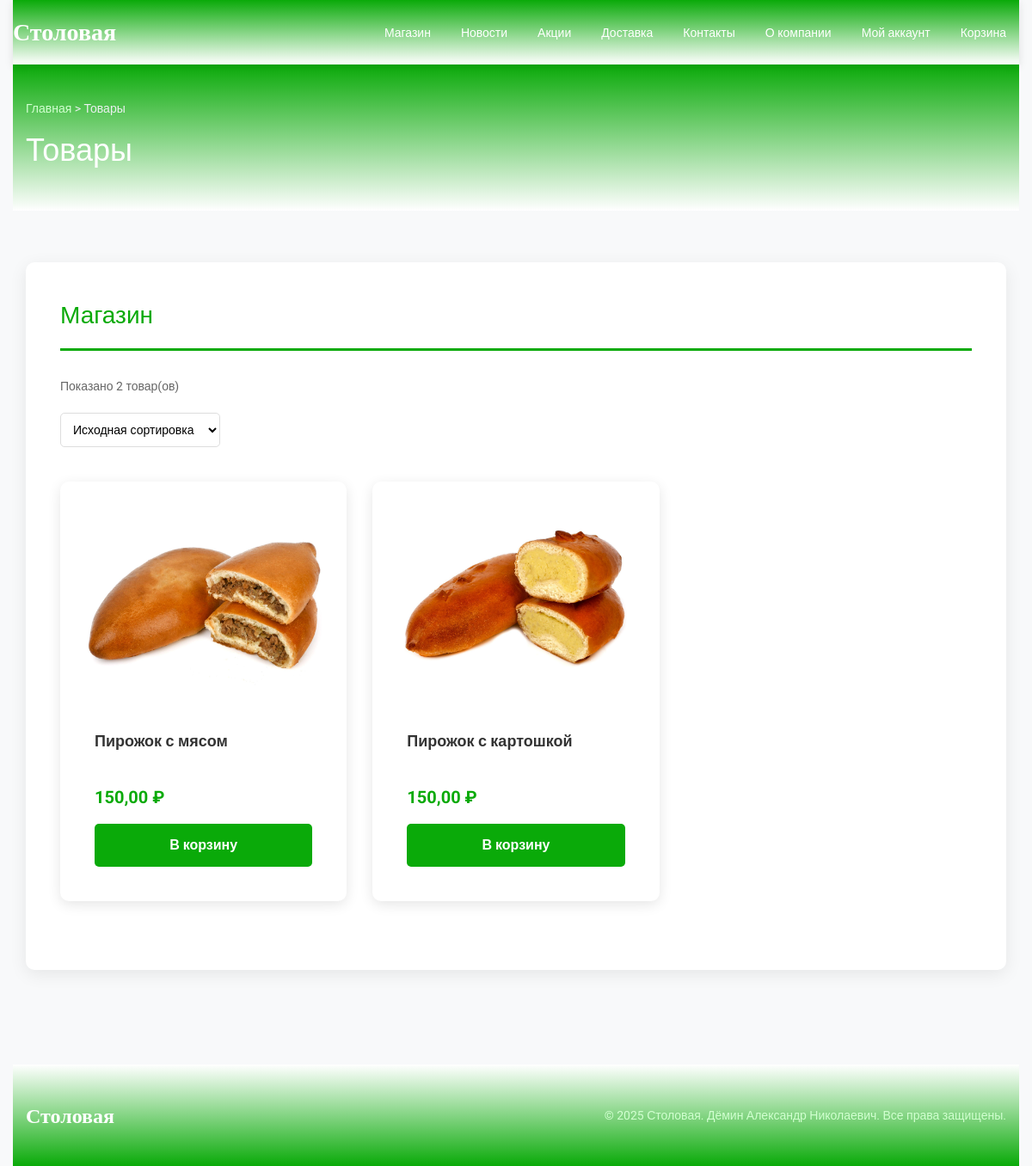
The app's page /shop/index.php with its own data.
### tables this page shows
CREATE TABLE `st_posts` (
  `ID` bigint(20) UNSIGNED NOT NULL,
  `post_author` bigint(20) UNSIGNED DEFAULT '0',
  `post_date` datetime DEFAULT NULL,
  `post_date_gmt` varchar(200) DEFAULT NULL,
  `post_content` longtext,
  `post_title` text,
  `post_excerpt` text,
  `post_status` varchar(20) DEFAULT NULL,
  `comment_status` varchar(20) DEFAULT NULL,
  `ping_status` varchar(20) DEFAULT NULL,
  `post_password` varchar(255) DEFAULT '',
  `post_name` varchar(200) DEFAULT '',
  `to_ping` text,
  `pinged` text,
  `post_modified` datetime DEFAULT NULL,
  `post_modified_gmt` varchar(200) DEFAULT NULL,
  `post_content_filtered` longtext,
  `post_parent` bigint(20) UNSIGNED DEFAULT '0',
  `guid` varchar(255) DEFAULT '',
  `menu_order` int(11) DEFAULT '0',
  `post_type` varchar(20) DEFAULT NULL,
  `post_mime_type` varchar(100) DEFAULT '',
  `comment_count` bigint(20) DEFAULT '0'
);

CREATE TABLE `st_postmeta` (
  `meta_id` bigint(20) UNSIGNED NOT NULL,
  `post_id` bigint(20) UNSIGNED NOT NULL DEFAULT '0',
  `meta_key` varchar(255) DEFAULT NULL,
  `meta_value` longtext
);

### shop/index.php (the view, shortened to what this page needs)
<?php
require_once 'configDB.php';
try {
    $products_query = $pdo->query("
        SELECT p.ID, p.post_title, p.post_content,
               wc.min_price as price,
               wc.calories as calories,
               pm_sale.meta_value as sale_price,
               pm_sku.meta_value as sku,
               pm_stock.meta_value as stock_quantity,
               pm_image.meta_value as image_id
        FROM st_posts p
        LEFT JOIN st_wc_product_meta_lookup wc ON p.ID = wc.product_id
        LEFT JOIN st_postmeta pm_sale ON (p.ID = pm_sale.post_id AND pm_sale.meta_key = '_sale_price')
        LEFT JOIN st_postmeta pm_sku ON (p.ID = pm_sku.post_id AND pm_sku.meta_key = '_sku')
        LEFT JOIN st_postmeta pm_stock ON (p.ID = pm_stock.post_id AND pm_stock.meta_key = '_stock')
        LEFT JOIN st_postmeta pm_image ON (p.ID = pm_image.post_id AND pm_image.meta_key = '_thumbnail_id')
        WHERE p.post_type = 'product' AND p.post_status = 'publish'
        ORDER BY p.post_date DESC
    ");
    $products = $products_query->fetchAll(PDO::FETCH_ASSOC);
    $total_products = count($products);
} catch (PDOException $e) {
    $products = [];
    $total_products = 0;
    error_log("Ошибка при получении товаров: " . $e->getMessage());
}
function get_product_image($image_id, $pdo) {
    try {
        $stmt = $pdo->prepare("SELECT guid FROM st_posts WHERE ID = ?");
        $stmt->execute([$image_id]);
        $image = $stmt->fetch(PDO::FETCH_ASSOC);
        return $image ? $image['guid'] : '/img/placeholder-product.jpg';
    } catch (PDOException $e) {
        return '/img/placeholder-product.jpg';
    }
}
?>
<!DOCTYPE html>
<html lang="ru-RU">
<head>
    <link rel="stylesheet" href="/style.css">
    <link rel="stylesheet" href="/styleM.css">
</head>
<body class="site-body">
    <div class="site-wrapper">
        <header class="site-header">
            <div class="header-container">
                <div class="site-logo">
                    <h3><a href="/">Столовая</a></h3>
                </div>
                <nav class="main-nav">
                    <ul>
                        <li><a href="/shop/">Магазин</a></li>
                        <li><a href="/новости-и-акции/">Новости</a></li>
                        <li><a href="/акции/">Акции</a></li>
                        <li><a href="/доставка/">Доставка</a></li>
                        <li><a href="/контакты/">Контакты</a></li>
                        <li><a href="/о-компании/">О компании</a></li>
                        <li><a href="/my-account/">Мой аккаунт</a></li>
                        <li><a href="/cart/">Корзина</a></li>
                    </ul>
                </nav>
            </div>
        </header>
        <div class="page-header">
            <div class="site-wrapper">
                <div class="breadcrumbs">
                    <a href="/">Главная</a> > Товары
                </div>
                <h1 class="page-title">Товары</h1>
            </div>
        </div>
        <main class="main-content">
            <div class="site-wrapper">
                <div class="content-section">
                    <h2 class="section-title">Магазин</h2>
                    <p class="woocommerce-result-count">
                        <?php if ($total_products > 0): ?>
                            Показано <?= $total_products ?> товар(ов)
                        <?php else: ?>
                            Товары не найдены
                        <?php endif; ?>
                    </p>
                    <form class="woocommerce-ordering" method="get">
                        <select name="orderby" class="orderby">
                            <option value="menu_order" selected>Исходная сортировка</option>
                        </select>
                    </form>
                    <div class="products-grid">
                        <?php if ($total_products > 0): ?>
                            <?php foreach ($products as $product): ?>
                                <?php
                                $product_id = $product['ID'];
                                $product_title = htmlspecialchars($product['post_title']);
                                $product_price = (float)$product['price'];
                                $sale_price = (int)$product['sale_price'];
                                $stock_quantity = (int)$product['stock_quantity'];
                                $actual_price = $sale_price > 0 ? $sale_price : $product_price;
                                $in_stock = $stock_quantity > 0;
                                $product_image = get_product_image($product['image_id'], $pdo);
                                ?>
                                <div class="product-item">
                                    <div class="product-image-container">
                                        <a href="/product/<?= $product_id ?>/">
                                            <img src="<?= $product_image ?>"
                                                 alt="<?= $product_title ?>"
                                                 class="product-image"
                                                 onerror="this.src='/img/placeholder-product.jpg'; this.onerror=null;">
                                        </a>
                                    </div>
                                    <div class="product-content">
                                        <h3 class="product-title">
                                            <a href="/product/<?= $product_id ?>/"><?= $product_title ?></a>
                                        </h3>
                                        <div class="product-price">
                                            <span class="current-price"><?= number_format($actual_price, 2, ',', ' ') ?> ₽</span>
                                        </div>
                                        <?php if ($in_stock): ?>
                                            <a href="/shop/?add-to-cart=<?= $product_id ?>"
                                               aria-label="Добавить в корзину &ldquo;<?= $product_title ?>&rdquo;"
                                               data-quantity="1"
                                               data-product_id="<?= $product_id ?>"
                                               data-product_sku="<?= htmlspecialchars($product['sku']) ?>"
                                               data-price="<?= $actual_price ?>"
                                               rel="nofollow"
                                               class="add-to-cart-btn">
                                                В корзину
                                            </a>
                                        <?php else: ?>
                                            <span class="out-of-stock-btn">Нет в наличии</span>
                                        <?php endif; ?>
                                    </div>
                                </div>
                            <?php endforeach; ?>
                        <?php endif; ?>
                    </div>
                </div>
            </div>
        </main>
        <footer class="site-footer">
            <div class="site-wrapper">
                <div class="footer-content">
                    <div class="site-logo">
                        <h3><a href="/">Столовая</a></h3>
                    </div>
                    <p class="footer-text">© 2025 Столовая. Дёмин Александр Николаевич. Все права защищены.</p>
                </div>
            </div>
        </footer>
    </div>
</body>
</html>

### style.css (style rules this page uses)
* { margin: 0; padding: 0; box-sizing: border-box; }
body { font-family: 'Roboto', 'Arial', sans-serif; line-height: 1.6; color: #333; background: #f8f9fa; }
.site-wrapper { max-width: 1200px; margin: 0 auto; padding: 0 15px; }
.site-header { background: linear-gradient(180deg, #0aaa09 0%, #ffffff 100%); padding: 15px 0; position: sticky; top: 0; z-index: 1000; box-shadow: 0 2px 10px rgba(0,0,0,0.1); }
.header-container { display: flex; justify-content: space-between; align-items: center; }
.site-logo a { color: white; text-decoration: none; font-size: 28px; font-weight: bold; font-family: 'Roboto Slab', serif; }
.main-nav ul { display: flex; list-style: none; margin: 0; padding: 0; gap: 5px; }
.main-nav a { color: white; text-decoration: none; padding: 10px 15px; border-radius: 5px; transition: all 0.3s ease; font-size: 14px; font-weight: 500; }
.page-header { background: linear-gradient(180deg, #0aaa09 0%, #ffffff 100%); padding: 40px 0; margin-bottom: 30px; color: white; }
.page-title { font-size: 36px; color: white; margin: 10px 0 0 0; font-weight: 300; }
.breadcrumbs { color: #ecf0f1; font-size: 14px; margin-bottom: 10px; }
.breadcrumbs a { color: #d1ffd0; text-decoration: none; }
.main-content { padding: 30px 0; min-height: 60vh; }
.content-section { background: white; padding: 40px; border-radius: 10px; box-shadow: 0 5px 20px rgba(0, 0, 0, 0.08); margin-bottom: 30px; }
.section-title { color: #2c3e50; font-size: 28px; margin-bottom: 30px; padding-bottom: 15px; border-bottom: 3px solid #0aaa09; font-weight: 400; }
.site-footer { background: linear-gradient(0deg, #0aaa09 0%, #ffffff 100%); color: white; padding: 40px 0; margin-top: 50px; }
.footer-content { display: flex; justify-content: space-between; align-items: center; }
.footer-text { margin: 0; color: #d1ffd0; font-size: 14px; }
.site-footer .site-logo a { font-size: 24px; }
.section-title { color: #0aaa09; }

### styleM.css (style rules this page uses)
.products-grid { display: grid; grid-template-columns: repeat(auto-fill, minmax(250px, 1fr)); gap: 30px; margin-top: 30px; }
.product-item { background: white; border-radius: 10px; padding: 20px; box-shadow: 0 5px 15px rgba(0, 0, 0, 0.1); transition: transform 0.3s ease, box-shadow 0.3s ease; position: relative; }
.product-image { width: 100%; height: 200px; object-fit: cover; border-radius: 8px; margin-bottom: 15px; }
.product-title { color: #2c3e50; font-size: 18px; margin-bottom: 15px; font-weight: 500; }
.product-price { margin-bottom: 15px; }
.current-price { color: #0aaa09; font-size: 20px; font-weight: bold; }
.add-to-cart-btn { display: block; width: 100%; padding: 12px; background: #0aaa09; color: white; text-align: center; border-radius: 5px; text-decoration: none; font-weight: 500; transition: background-color 0.3s ease; }
.woocommerce-ordering { margin: 20px 0; }
.orderby { padding: 10px 15px; border: 1px solid #ddd; border-radius: 5px; background: white; font-size: 14px; }
.woocommerce-result-count { color: #555; margin-bottom: 15px; font-size: 14px; }
.product-price { margin-bottom: 20px; }
.current-price { color: #0aaa09; font-size: 24px; font-weight: bold; }
.product-price, .product-quantity, .product-total { color: #555; font-weight: 500; }

### records on screen
st_posts: st_postmeta.meta_value (picture), post_title "Пирожок с мясом", st_postmeta.meta_value "150,00"
st_posts: st_postmeta.meta_value (picture), post_title "Пирожок с картошкой", st_postmeta.meta_value "150,00"

### other values on screen
$total_products "2"
